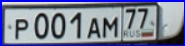
#> input picture projects/resources/NoPlate_1.jpg, 185 x 46 px, given in place of the camera
$ python dinosaur-control.py
#> lines starting #> are read from the running program, lines starting #| are printed output that depends on the picture; after the words box and inside, x2 and y2 are one past the last pixel; in counts of white or black regions, pixels touching at a corner belong together
from collections import deque
from imutils.video import VideoStream
import numpy as np
from pynput.keyboard import Key, Controller
import cv2
import imutils
import time

def nothing(args):
  pass

keyboard = Controller()

cap = cv2.VideoCapture(0)

colorLower = (5, 0, 0)
colorUpper = (0, 0, 0)

cv2.namedWindow("Color Tracker")
cv2.createTrackbar("H", "Color Tracker", 0, 179, nothing)
cv2.createTrackbar("S", "Color Tracker", 0, 255, nothing)
cv2.createTrackbar("V", "Color Tracker", 0, 255, nothing)

frame_rate = 15
prev = 0

while True:
  time_elapsed = time.time() - prev
  ret, frame = cap.read()
#> frame is the input picture: shape (46, 185, 3); mean B, G, R 153.5, 132.4, 126

  if time_elapsed > 1./frame_rate:
    prev = time.time()
  frame = cv2.putText(frame, 'UP', (20, 150), cv2.FONT_HERSHEY_SIMPLEX,
                   2, (0, 255 , 0), 2, cv2.LINE_AA)
  cv2.line(frame, (0, 160), (640, 160), (0, 255, 0) ,2)

  cv2.line(frame, (0, 320), (640, 320), (0, 255, 0) ,2)
  frame = cv2.putText(frame, 'DOWN', (20, 470), cv2.FONT_HERSHEY_SIMPLEX,
                   2, (0, 255 , 0), 2, cv2.LINE_AA)
  h = int(cv2.getTrackbarPos("H", "Color Tracker"))
  s = int(cv2.getTrackbarPos("S", "Color Tracker"))
  v = int(cv2.getTrackbarPos("V", "Color Tracker"))

  colorLower = (h-20, s-20, v-50)
  colorUpper = (h+20, s+20, v+50)


  frame = imutils.resize(frame, width=600)
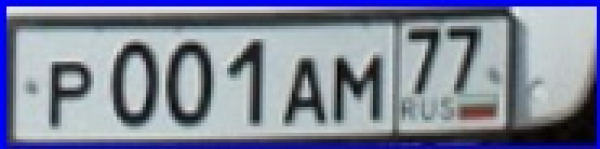
#> frame: shape (149, 600, 3); mean B, G, R 153.5, 132.4, 126
  blurred = cv2.GaussianBlur(frame, (11, 11), 0)
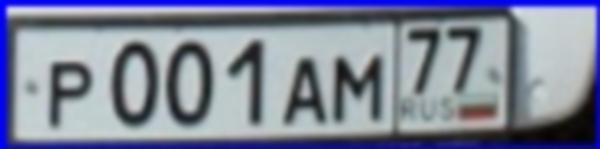
#> blurred: shape (149, 600, 3); mean B, G, R 153.4, 132.4, 126
  hsv = cv2.cvtColor(blurred, cv2.COLOR_BGR2HSV)
#> hsv: shape (149, 600, 3); mean H, S, V 93.9, 48.1, 154.3

  mask = cv2.inRange(hsv, colorLower, colorUpper)
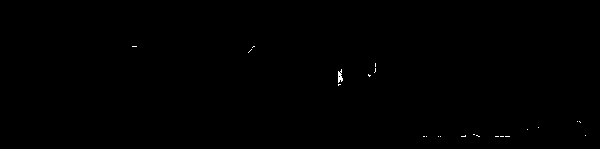
#> mask: shape (149, 600); 0.12% white in thin lines or dots, all inside (x1, y1, x2, y2) = (132, 46, 586, 137)
  mask = cv2.erode(mask, None, iterations=2)
#> mask: shape (149, 600); every value is 0
  mask = cv2.dilate(mask, None, iterations=3)
  cv2.imshow("operations", mask)

  cnts = cv2.findContours(mask.copy(), cv2.RETR_EXTERNAL, cv2.CHAIN_APPROX_SIMPLE)
#> cnts = 0 contours
  cnts = imutils.grab_contours(cnts)
#> cnts = []
  center = None

  if len(cnts) > 0:
    c = max(cnts, key=cv2.contourArea)
    ((x, y), radius) = cv2.minEnclosingCircle(c)
    M = cv2.moments(c)
    center = (int(M["m10"] / M["m00"]), int(M["m01"] / M["m00"]))
    h_pos = center[1]
    if(h_pos < 160):
      print("JUMP")
      keyboard.press(Key.up)
      keyboard.release(Key.up)
      keyboard.release(Key.down)

    elif (h_pos < 320):
      print("NORMAL")
      keyboard.release(Key.down)

    else:
      print("DOWN")
      keyboard.press(Key.down)

    if radius > 3:

      cv2.circle(frame, (int(x), int(y)), int(radius),
        (0, 255, 255), 2)
      cv2.circle(frame, center, 5, (0, 0, 255), -1)


  cv2.imshow("Color Tracker", frame)
  if cv2.waitKey(1) & 0xFF == ord('q'):
#> (key q is pressed here)
        break
